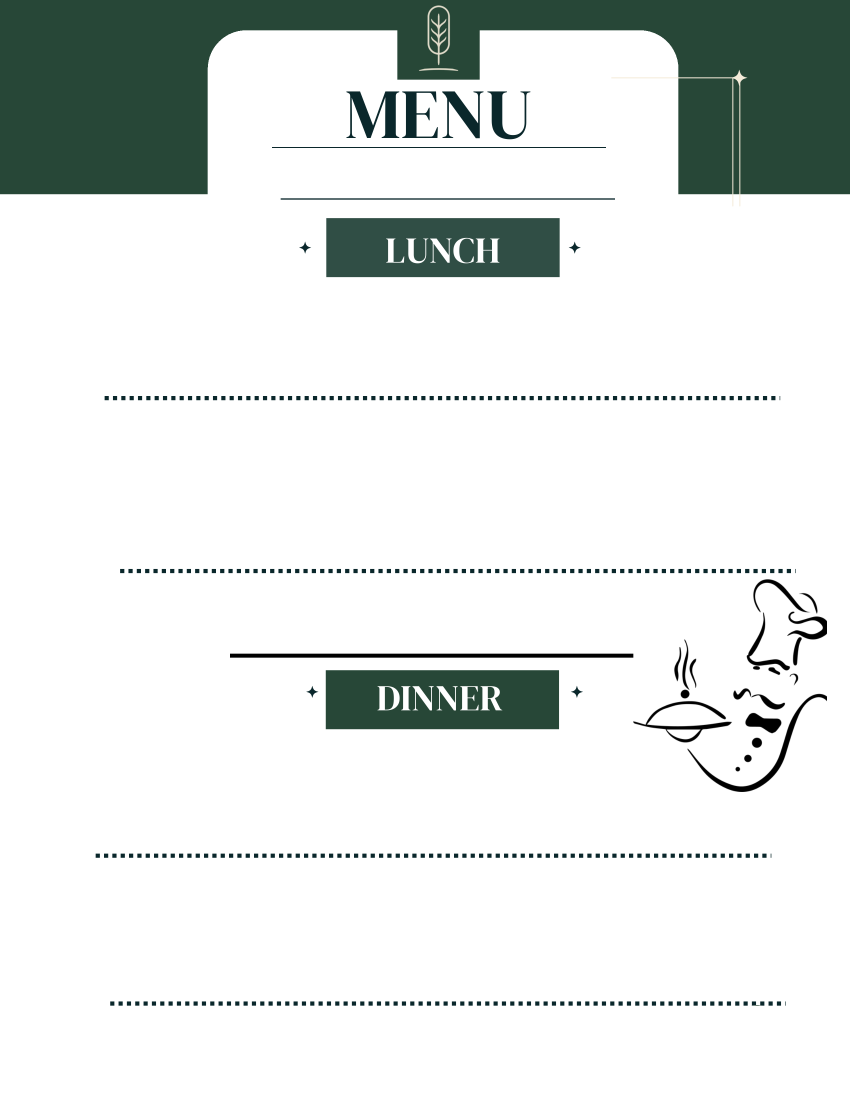
#> input picture python/menu_background.png, 2550 x 3300 px (shown at 1/3 size)
$ python render_menu.py
#> lines starting #> are read from the running program, lines starting #| are printed output that depends on the picture
"""
Rideau daily menu renderer.
Takes the blank Canva background + one day's data -> outputs a finished PDF page
that visually matches the real Canva design.
"""
from PIL import Image, ImageDraw, ImageFont
import os

FONT_DIR = os.path.join(os.path.dirname(__file__), "fonts")
POPPINS_BOLD = os.path.join(FONT_DIR, "Poppins-Bold.ttf")

PAGE_W, PAGE_H = 2550, 3300
CENTER_X = PAGE_W // 2

INK = (20, 20, 20)

# One consistent size/weight for ALL text on the page (matches Canva's actual body font: Poppins Bold)
BODY_SIZE = 62

# Zones: (top_y, bottom_y, max_text_width, line_spacing)
ZONES = {
    "date":            (443, 598, 1900, 0),
    "soup":            (830, 1194, 1900, 14),
    "sandwich":        (1194, 1712, 1950, 14),
    "appetizer":       (2180, 2566, 1500, 14),  # narrower: chef art on the right
    "dinner_entrees":  (2572, 3010, 1950, 14),
    "dessert":         (3010, 3195, 1900, 0),
    "side_note":       (1712, 1966, 1900, 0),
}

FONT = ImageFont.truetype(POPPINS_BOLD, BODY_SIZE)

# Slightly smaller than the main body size for the "Served with Starch &
# Vegetable" line - kept as close to matching as the fixed zone height allows
# (the dinner-entrees zone is bounded above and below by dividers printed on
# the background art, so a run of "Served with X & Y" text at full body size
# wraps to 2 lines on longer weeks and runs into the divider below).
SIDES_SIZE = 54
SIDES_FONT = ImageFont.truetype(POPPINS_BOLD, SIDES_SIZE)
SIDES_GAP = 32

# Matches the dotted section dividers already printed on the Canva background
# (sampled from the appetizer/dinner divider: ~13px dash, 12px gap, dark teal).
DIVIDER_COLOR = (10, 39, 43)
DIVIDER_WIDTH = 2026
DIVIDER_DASH = 13
DIVIDER_GAP = 12
DIVIDER_THICKNESS = 11


def draw_dashed_divider(draw, cy):
    """Draws a dotted line centered on the page at height cy, matching the
    style of the section dividers already printed on the background image."""
    x = CENTER_X - DIVIDER_WIDTH / 2
    end_x = CENTER_X + DIVIDER_WIDTH / 2
    top = cy - DIVIDER_THICKNESS / 2
    bottom = cy + DIVIDER_THICKNESS / 2
    while x < end_x:
        dash_end = min(x + DIVIDER_DASH, end_x)
        draw.rectangle([x, top, dash_end, bottom], fill=DIVIDER_COLOR)
        x += DIVIDER_DASH + DIVIDER_GAP


def wrap_text(draw, text, font, max_width):
    words = text.split()
    lines, cur = [], ""
    for w in words:
        test = (cur + " " + w).strip()
        bbox = draw.textbbox((0, 0), test, font=font)
        if bbox[2] - bbox[0] <= max_width or not cur:
            cur = test
        else:
            lines.append(cur)
            cur = w
    if cur:
        lines.append(cur)
    return lines


def line_height(draw, font):
    bbox = draw.textbbox((0, 0), "Ag", font=font)
    return (bbox[3] - bbox[1]) * 1.28


def draw_centered_line(draw, text, cy, font=FONT, color=INK):
    bbox = draw.textbbox((0, 0), text, font=font)
    w = bbox[2] - bbox[0]
    x = CENTER_X - w / 2
    draw.text((x, cy), text, font=font, fill=color)


def draw_single_block(draw, zone_key, text):
    top, bottom, max_w, _ = ZONES[zone_key]
    lines = wrap_text(draw, text, FONT, max_w)
    lh = line_height(draw, FONT)
    total_h = lh * len(lines)
    cy = (top + bottom) / 2 - total_h / 2
    for ln in lines:
        draw_centered_line(draw, ln, cy)
        cy += lh


def draw_paired_block(draw, zone_key, item1, item2):
    top, bottom, max_w, spacing = ZONES[zone_key]

    lines1 = wrap_text(draw, item1, FONT, max_w)
    lines2 = wrap_text(draw, item2, FONT, max_w)
    lh = line_height(draw, FONT)

    total_h = lh * len(lines1) + lh + lh * len(lines2) + spacing * 2
    cy = (top + bottom) / 2 - total_h / 2

    for ln in lines1:
        draw_centered_line(draw, ln, cy)
        cy += lh
    cy += spacing
    draw_centered_line(draw, "or", cy)
    cy += lh + spacing
    for ln in lines2:
        draw_centered_line(draw, ln, cy)
        cy += lh


def draw_entrees_with_sides(draw, zone_key, item1, item2, starch, vegetable):
    """Same as draw_paired_block's entree/or/entree stack, plus a 'Served with
    Starch & Vegetable' line underneath - set in a smaller font with extra
    space above it so it reads as its own separated line, not a run-on of the
    entree text."""
    top, bottom, max_w, spacing = ZONES[zone_key]

    lines1 = wrap_text(draw, item1, FONT, max_w)
    lines2 = wrap_text(draw, item2, FONT, max_w)
    sides_lines = wrap_text(draw, f"Served with {starch} & {vegetable}", SIDES_FONT, max_w)
    lh = line_height(draw, FONT)
    sides_lh = line_height(draw, SIDES_FONT)

    total_h = (lh * len(lines1) + lh + lh * len(lines2) + spacing * 2
               + SIDES_GAP + sides_lh * len(sides_lines))
    cy = (top + bottom) / 2 - total_h / 2

    for ln in lines1:
        draw_centered_line(draw, ln, cy)
        cy += lh
    cy += spacing
    draw_centered_line(draw, "or", cy)
    cy += lh + spacing
    for ln in lines2:
        draw_centered_line(draw, ln, cy)
        cy += lh
    draw_dashed_divider(draw, cy + SIDES_GAP / 2)
    cy += SIDES_GAP
    for ln in sides_lines:
        draw_centered_line(draw, ln, cy, font=SIDES_FONT)
        cy += sides_lh


def render_day(background_path, data, output_pdf_path):
    """
    data: dict with keys:
      menu_date, daily_soup, soup_of_week, sandwich_of_day, lunch_entree,
      appetizer, dinner_entree_1, dinner_entree_2, dinner_vegetable,
      dinner_starch, dinner_dessert
    """
#> called with background_path = 'menu_background.png', output_pdf_path = 'test_output.pdf'
    img = Image.open(background_path).convert("RGB")
#> img is the input picture: PIL image 2550x3300 RGB; mean R, G, B 224, 228.2, 226.3
    draw = ImageDraw.Draw(img)

    top, bottom, _, _ = ZONES["date"]
    draw_centered_line(draw, data["menu_date"].upper(), (top + bottom) / 2 - line_height(draw, FONT) / 2)

    draw_paired_block(draw, "soup", data["daily_soup"], data["soup_of_week"])
    draw_paired_block(draw, "sandwich", data["sandwich_of_day"], data["lunch_entree"])
    draw_paired_block(draw, "appetizer", data["appetizer"], "Rideau House Salad")
    draw_entrees_with_sides(draw, "dinner_entrees", data["dinner_entree_1"], data["dinner_entree_2"],
                             data["dinner_starch"], data["dinner_vegetable"])
    draw_single_block(draw, "dessert", data["dinner_dessert"])

    # Fixed side note (same every day) with underline beneath
    top, bottom, max_w, _ = ZONES["side_note"]
    line1, line2 = "Choice of Fresh Cut Fruit", "Jello, Applesauce or Ice Cream"
    lh = line_height(draw, FONT)
#> lh = 74.24
    total_h = lh * 2
#> total_h = 148.5
    cy = (top + bottom) / 2 - total_h / 2
#> cy = 1764.8
    draw_centered_line(draw, line1, cy)
    cy += lh
#> cy = 1839
    draw_centered_line(draw, line2, cy)
    bbox = draw.textbbox((0, 0), line2, font=FONT)
#> bbox = (-4, 11, 944, 71)
    underline_w = (bbox[2] - bbox[0]) * 1.15
#> underline_w = 1090.2
    uy = cy + lh + 6
#> uy = 1919.2
    draw.line([(CENTER_X - underline_w / 2, uy), (CENTER_X + underline_w / 2, uy)], fill=INK, width=4)

    img.save(output_pdf_path, "PDF", resolution=300.0)
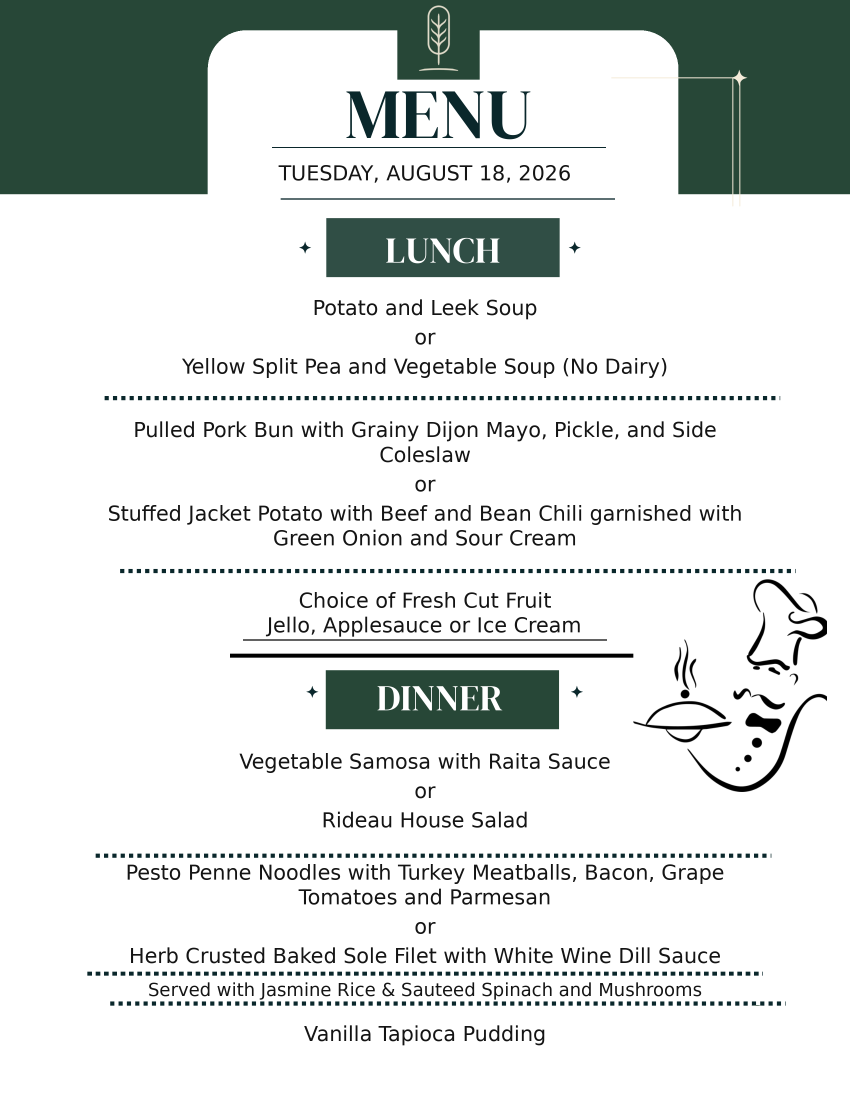
#> saved as test_output.pdf: PIL image 2550x3300 RGB (shown at 1/3 size); mean R, G, B 217, 221.4, 219.5


if __name__ == "__main__":
    sample = {
        "menu_date": "TUESDAY, AUGUST 18, 2026",
        "daily_soup": "Potato and Leek Soup",
        "soup_of_week": "Yellow Split Pea and Vegetable Soup (No Dairy)",
        "sandwich_of_day": "Pulled Pork Bun with Grainy Dijon Mayo, Pickle, and Side Coleslaw",
        "lunch_entree": "Stuffed Jacket Potato with Beef and Bean Chili garnished with Green Onion and Sour Cream",
        "appetizer": "Vegetable Samosa with Raita Sauce",
        "dinner_entree_1": "Pesto Penne Noodles with Turkey Meatballs, Bacon, Grape Tomatoes and Parmesan",
        "dinner_entree_2": "Herb Crusted Baked Sole Filet with White Wine Dill Sauce",
        "dinner_vegetable": "Sauteed Spinach and Mushrooms",
        "dinner_starch": "Jasmine Rice",
        "dinner_dessert": "Vanilla Tapioca Pudding",
    }
    render_day("menu_background.png", sample, "test_output.pdf")
    print("done")
